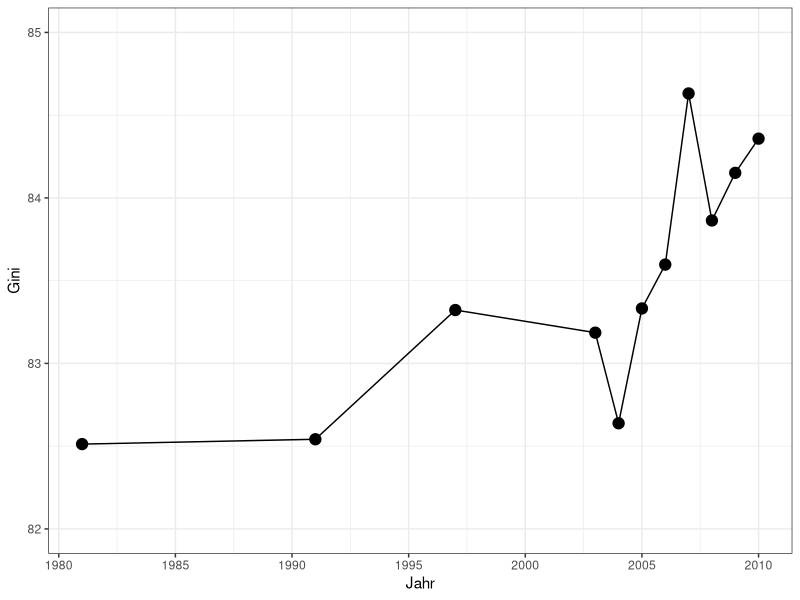

This figure's R source:
## program:     inequality.wealth
## task:        describe change of wealth inequality
## project:     inequality of income and wealth in switzerland
## subproject:  sgs-congressbook
## author:      Oliver Hümbelin
## date:        February2014

##
# load packages

library(reshape2)
library(ggplot2)
library(foreign)

##
# Prepare data

# load data
setwd("/Users/oliverhuembelin/kongressband/") 
wealth<-read.dta("data/vermoegen1981_2010.dta")

# Prepare Data

wealth$Gini<-wealth$G*100

##
# load functions
number_ticks <- function(n) {function(limits) pretty(limits, n)}


##
# Visualize

ggplot(wealth, aes(x=year,y=Gini))+
  geom_line(aes(x=year,y=Gini))+
  geom_point(aes(x=year,y=Gini),size=3.5)+
  xlab("Jahr") +
  scale_x_continuous(breaks=number_ticks(10))+
  ylab("Gini") +
  scale_y_continuous(limits=c(82,85)) +
  theme_bw()


